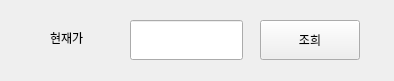
<?xml version="1.0" encoding="UTF-8"?>
<ui version="4.0">
 <class>Form</class>
 <widget class="QWidget" name="Form">
  <property name="geometry">
   <rect>
    <x>0</x>
    <y>0</y>
    <width>394</width>
    <height>81</height>
   </rect>
  </property>
  <property name="windowTitle">
   <string>Form</string>
  </property>
  <widget class="QPushButton" name="btn">
   <property name="geometry">
    <rect>
     <x>260</x>
     <y>20</y>
     <width>100</width>
     <height>40</height>
    </rect>
   </property>
   <property name="text">
    <string>조희</string>
   </property>
  </widget>
  <widget class="QLineEdit" name="price">
   <property name="geometry">
    <rect>
     <x>130</x>
     <y>20</y>
     <width>113</width>
     <height>40</height>
    </rect>
   </property>
  </widget>
  <widget class="QLabel" name="label">
   <property name="geometry">
    <rect>
     <x>50</x>
     <y>30</y>
     <width>58</width>
     <height>16</height>
    </rect>
   </property>
   <property name="text">
    <string>현재가</string>
   </property>
  </widget>
 </widget>
 <resources/>
 <connections/>
</ui>
